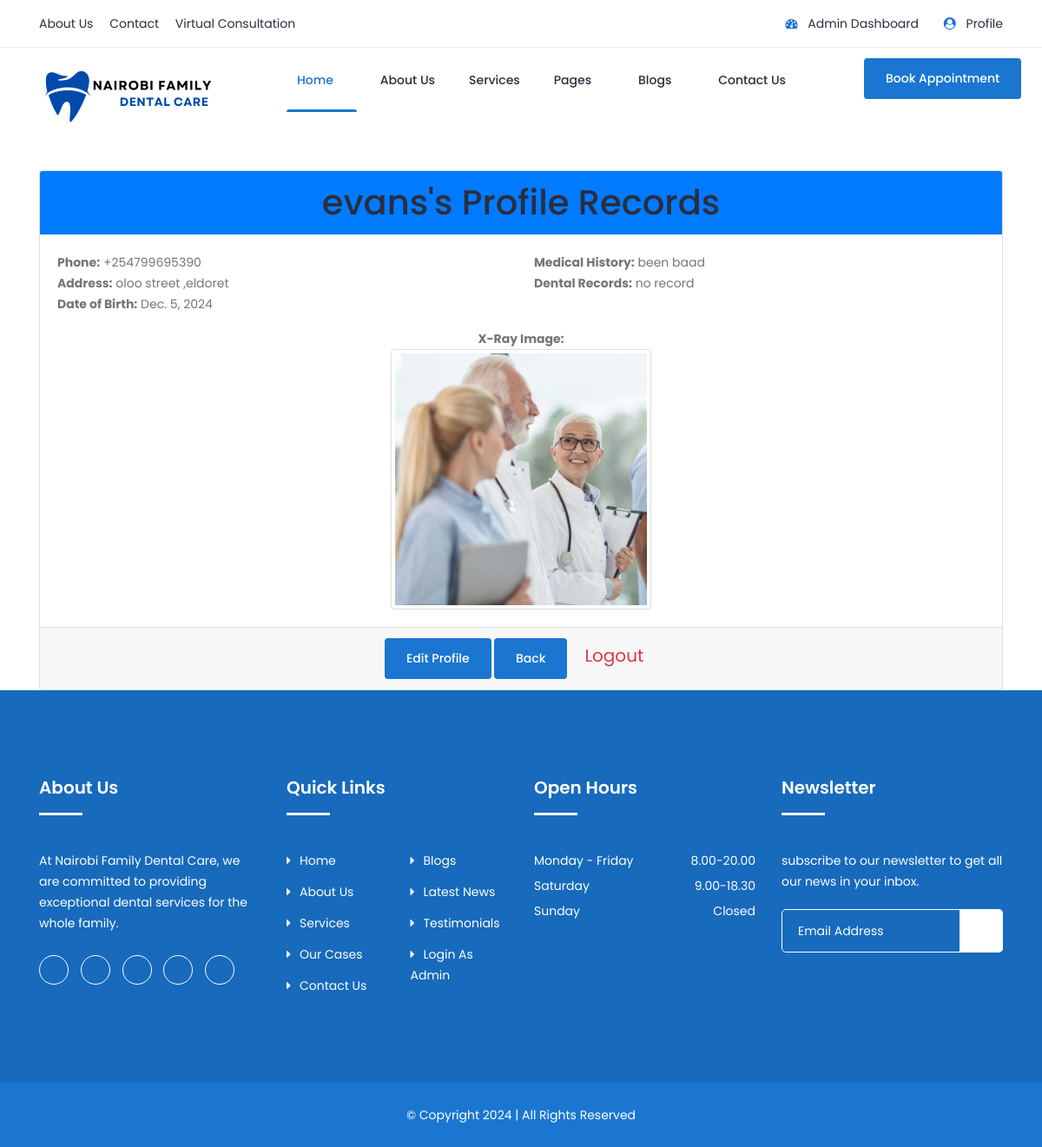
The page /profile_detail (signed in) on the database its author committed.
### DentalcareApp/models.py (models this page shows, shortened)
class PatientProfile(models.Model):
    user = models.OneToOneField(User, on_delete=models.CASCADE, related_name='profile')  # Link to the user model
    date_of_birth = models.DateField(null=True, blank=True)
    phone_number = models.CharField(max_length=15, blank=True)
    address = models.TextField(blank=True, null=True)
    medical_history = models.TextField(blank=True, null=True)  # Medical history notes
    dental_records = models.TextField(blank=True, null=True)  # Detailed dental records
    xray_image = models.ImageField(upload_to='xray_images/', blank=True, null=True)  # Store X-ray images
    updated_at = models.DateTimeField(auto_now=True)  # Automatically update timestamp
    created_at = models.DateTimeField(auto_now_add=True)  # Automatically set on creation

### DentalcareApp/views.py (the view)
# urls.py: path('profile_detail', views.profile_detail, name='profile_detail'),
@login_required
def profile_detail(request):
    profile = PatientProfile.objects.get(user=request.user)
    current_user = request.user
    context = {
        'profile': profile,
        'current_user': current_user
    }
    return render(request, 'profile_detail.html', context)

### templates/profile_detail.html
{% extends 'startpage.html' %}
{% load static %}
{% block body %}
    <div class="container mt-5">
    <div class="card shadow-lg">
        <div class="card-header bg-primary text-white">
            <h1 class="text-center">{{ current_user }}'s Profile Records</h1>
        </div>
        <div class="card-body">
            <div class="row mb-3">
                <div class="col-md-6">
                    <p><strong>Phone:</strong> {{ profile.phone_number }}</p>
                    <p><strong>Address:</strong> {{ profile.address }}</p>
                    <p><strong>Date of Birth:</strong> {{ profile.date_of_birth }}</p>
                </div>
                <div class="col-md-6">
                    <p><strong>Medical History:</strong> {{ profile.medical_history }}</p>
                    <p><strong>Dental Records:</strong> {{ profile.dental_records }}</p>
                </div>
            </div>
            {% if profile.xray_image %}
                <div class="text-center">
                    <p><strong>X-Ray Image:</strong></p>
                    <img src="{{ profile.xray_image.url }}" alt="X-Ray" class="img-thumbnail" style="max-width: 300px;">
                </div>
            {% endif %}
        </div>
        <div class="card-footer text-center">
            <a href="{% url 'edit_profile' %}" class="btn btn-primary btn-lg me-2">Edit Profile</a>
            <a href="{% url 'index' %}" class="btn btn-secondary btn-lg">Back</a>
            <a href="{% url 'logout' %}" class="btn-outline-danger btn-lg">Logout</a>
        </div>
    </div>
</div>
{% endblock %}

### rows shown on the page
PatientProfile: phone_number "+254799695390", address "oloo street ,eldoret", date_of_birth "Dec. 5, 2024", medical_history "been baad", dental_records "no record", xray_image (picture)

### other values the page prints
{{ current_user }} "evans"
